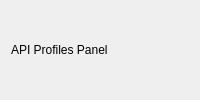
<?xml version="1.0" encoding="UTF-8"?>
<ui version="4.0">
<widget class="QWidget" name="api_profiles_panel"><layout class="QVBoxLayout" name="api_profiles_panelLayout"><item><widget class="QLabel" name="api_profiles_panelLabel"><property name="text"><string>API Profiles Panel</string></property></widget></item></layout></widget>

</ui>
